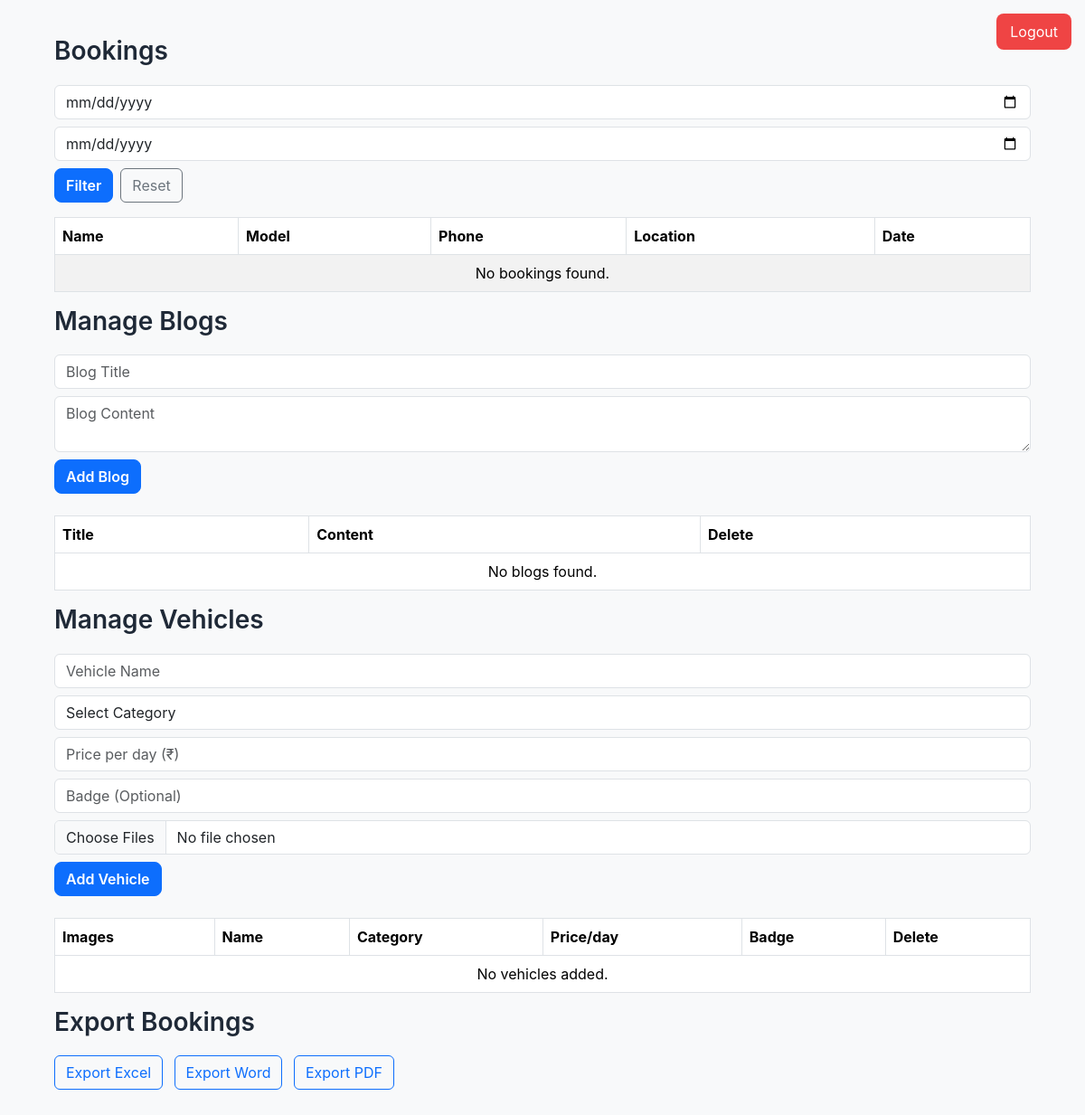
Page /dashboard (signed in) on the earlier database version.
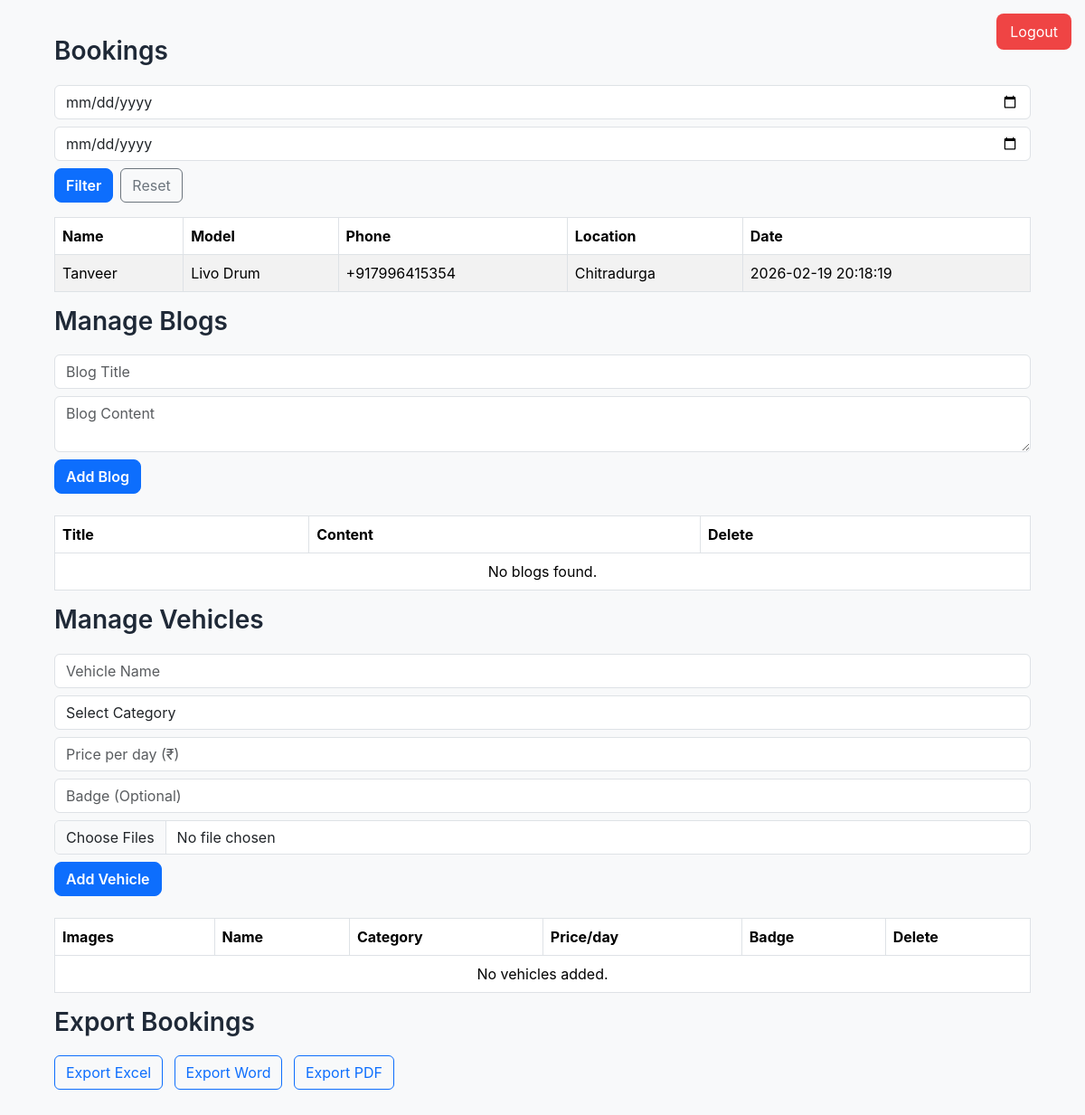
Same page on the later database version.
### app.py (models this page shows)
class Booking(db.Model):
    id = db.Column(db.Integer, primary_key=True)
    name = db.Column(db.String(100))
    model = db.Column(db.String(100))
    phone = db.Column(db.String(20))
    location = db.Column(db.String(100))
    date = db.Column(db.DateTime, default=datetime.utcnow)

### app.py (the view)
@app.route('/dashboard', methods=['GET','POST'])
@login_required
def dashboard():
    now = datetime.utcnow().timestamp()
    if 'last_activity' in session:
        if now - session['last_activity'] > 300:
            session.clear()
            flash("Session expired. Please login again.")
            return redirect(url_for('admin'))
    session['last_activity'] = now
    from_date = request.args.get('from_date')
    to_date = request.args.get('to_date')
    query = Booking.query
    if from_date and to_date:
        from_date_obj = datetime.strptime(from_date, "%Y-%m-%d")
        to_date_obj = datetime.strptime(to_date, "%Y-%m-%d")
        query = query.filter(Booking.date.between(from_date_obj, to_date_obj))
    bookings = query.all()
    blogs = Blog.query.all()
    vehicles = Vehicle.query.all()  # for admin management
    return render_template("admin_dashboard.html",
                           bookings=bookings,
                           blogs=blogs,
                           vehicles=vehicles)

### app.py (called while the page is built)
def login_required(f):
    @wraps(f)
    def decorated_function(*args, **kwargs):
        if 'admin_logged_in' not in session:
            flash("Please login first")
            return redirect(url_for('admin'))
        return f(*args, **kwargs)
    return decorated_function

### templates/admin_dashboard.html (shortened to what this page needs)
<!DOCTYPE html>
<html>
<head>
    <link href="https://cdn.jsdelivr.net/npm/bootstrap@5.3.2/dist/css/bootstrap.min.css" rel="stylesheet">
</head>
<body>
<div class="container-box">
    <button class="logout-btn" onclick="window.location.href='/logout'">Logout</button>
    <h3>Bookings</h3>
    <form method="GET" class="mb-3 d-flex gap-2 flex-wrap">
        <input type="date" name="from_date" value="{{ request.args.get('from_date', '') }}" class="form-control" required>
        <input type="date" name="to_date" value="{{ request.args.get('to_date', '') }}" class="form-control" required>
        <button class="btn btn-primary">Filter</button>
        <a href="{{ url_for('dashboard') }}" class="btn btn-outline-secondary">Reset</a>
    </form>
    <table class="table table-bordered table-striped">
        <thead>
            <tr><th>Name</th><th>Model</th><th>Phone</th><th>Location</th><th>Date</th></tr>
        </thead>
        <tbody>
            {% for b in bookings %}
            <tr>
                <td>{{ b.name }}</td>
                <td>{{ b.model }}</td>
                <td>{{ b.phone }}</td>
                <td>{{ b.location }}</td>
                <td>{{ b.date.strftime('%Y-%m-%d %H:%M:%S') }}</td>
            </tr>
            {% else %}
            <tr><td colspan="5" class="text-center">No bookings found.</td></tr>
            {% endfor %}
        </tbody>
    </table>
    <h3>Manage Blogs</h3>
    <form method="POST" action="{{ url_for('add_blog') }}" class="mb-4">
        <input type="text" name="title" placeholder="Blog Title" class="form-control mb-2" required>
        <textarea name="content" placeholder="Blog Content" class="form-control mb-2" required></textarea>
        <button class="btn btn-primary">Add Blog</button>
    </form>
    <table class="table table-bordered">
        <thead><tr><th>Title</th><th>Content</th><th>Delete</th></tr></thead>
        <tbody>
            {% for blog in blogs %}
            <tr>
                <td>{{ blog.title }}</td>
                <td>{{ blog.content }}</td>
                <td><a href="{{ url_for('delete_blog', id=blog.id) }}" class="btn btn-danger btn-sm">Delete</a></td>
            </tr>
            {% else %}
            <tr><td colspan="3" class="text-center">No blogs found.</td></tr>
            {% endfor %}
        </tbody>
    </table>
    <h3>Manage Vehicles</h3>
    <form method="POST" action="{{ url_for('add_vehicle') }}" enctype="multipart/form-data" class="mb-4">
        <input type="text" name="name" placeholder="Vehicle Name" class="form-control mb-2" required>
        <select name="category" class="form-control mb-2" required>
            <option value="">Select Category</option>
        </select>
        <input type="number" name="price" placeholder="Price per day (₹)" class="form-control mb-2" required>
        <input type="text" name="badge" placeholder="Badge (Optional)" class="form-control mb-2">
        <input type="file" name="images" accept="image/*" class="form-control mb-2" multiple required>
        <button class="btn btn-primary">Add Vehicle</button>
    </form>
    <table class="table table-bordered">
        <thead>
            <tr><th>Images</th><th>Name</th><th>Category</th><th>Price/day</th><th>Badge</th><th>Delete</th></tr>
        </thead>
        <tbody>
            {% for v in vehicles %}
            <tr>
                <td>
                    {% if v.images %}
                    <div id="carousel{{ v.id }}" class="carousel slide" data-bs-ride="carousel" style="width:120px;">
                        <div class="carousel-inner">
                            {% for img in v.images %}
                            <div class="carousel-item {% if loop.first %}active{% endif %}">
                                <img src="{{ url_for('static', filename='uploads/' + img.filename) }}" class="d-block">
                            </div>
                            {% endfor %}
                        </div>
                        {% if v.images|length > 1 %}
                        <button class="carousel-control-prev" type="button" data-bs-target="#carousel{{ v.id }}" data-bs-slide="prev">
                            <span class="carousel-control-prev-icon"></span>
                        </button>
                        <button class="carousel-control-next" type="button" data-bs-target="#carousel{{ v.id }}" data-bs-slide="next">
                            <span class="carousel-control-next-icon"></span>
                        </button>
                        {% endif %}
                    </div>
                    {% else %}No images{% endif %}
                </td>
                <td>{{ v.name }}</td>
                <td>{{ v.category }}</td>
                <td>₹{{ v.price }}</td>
                <td>{{ v.badge or '' }}</td>
                <td><a href="{{ url_for('delete_vehicle', id=v.id) }}" class="btn btn-danger btn-sm">Delete</a></td>
            </tr>
            {% else %}
            <tr><td colspan="6" class="text-center">No vehicles added.</td></tr>
            {% endfor %}
        </tbody>
    </table>
    <h3>Export Bookings</h3>
    <a href="{{ url_for('export', format='excel', from_date=request.args.get('from_date'), to_date=request.args.get('to_date')) }}" class="btn btn-outline-primary me-2">Export Excel</a>
    <a href="{{ url_for('export', format='word', from_date=request.args.get('from_date'), to_date=request.args.get('to_date')) }}" class="btn btn-outline-primary me-2">Export Word</a>
    <a href="{{ url_for('export', format='pdf', from_date=request.args.get('from_date'), to_date=request.args.get('to_date')) }}" class="btn btn-outline-primary">Export PDF</a>
</div>
</body>
</html>

### templates/admin_dashboard.html (style rules this page uses)
body { background-color: #f8f9fa; font-family: 'Inter', sans-serif; color: #1f2937; }
.container-box { width: 90%; margin: 40px auto; }
.logout-btn { position: fixed; top: 15px; right: 15px; background-color: #ef4444; border: none; color: white; padding: 8px 15px; border-radius: 8px; }
h3 { font-weight: 600; margin-bottom: 20px; }
table th, table td { vertical-align: middle !important; }
.btn-danger, .btn-primary { border-radius: 8px; font-weight: 600; }

Differences in the rows shown:
added Booking: name "Tanveer", model "Livo Drum", phone "+917996415354", location "Chitradurga", date "2026-02-19 20:18:19"
Other differences:
text no longer shown: "No bookings found."
